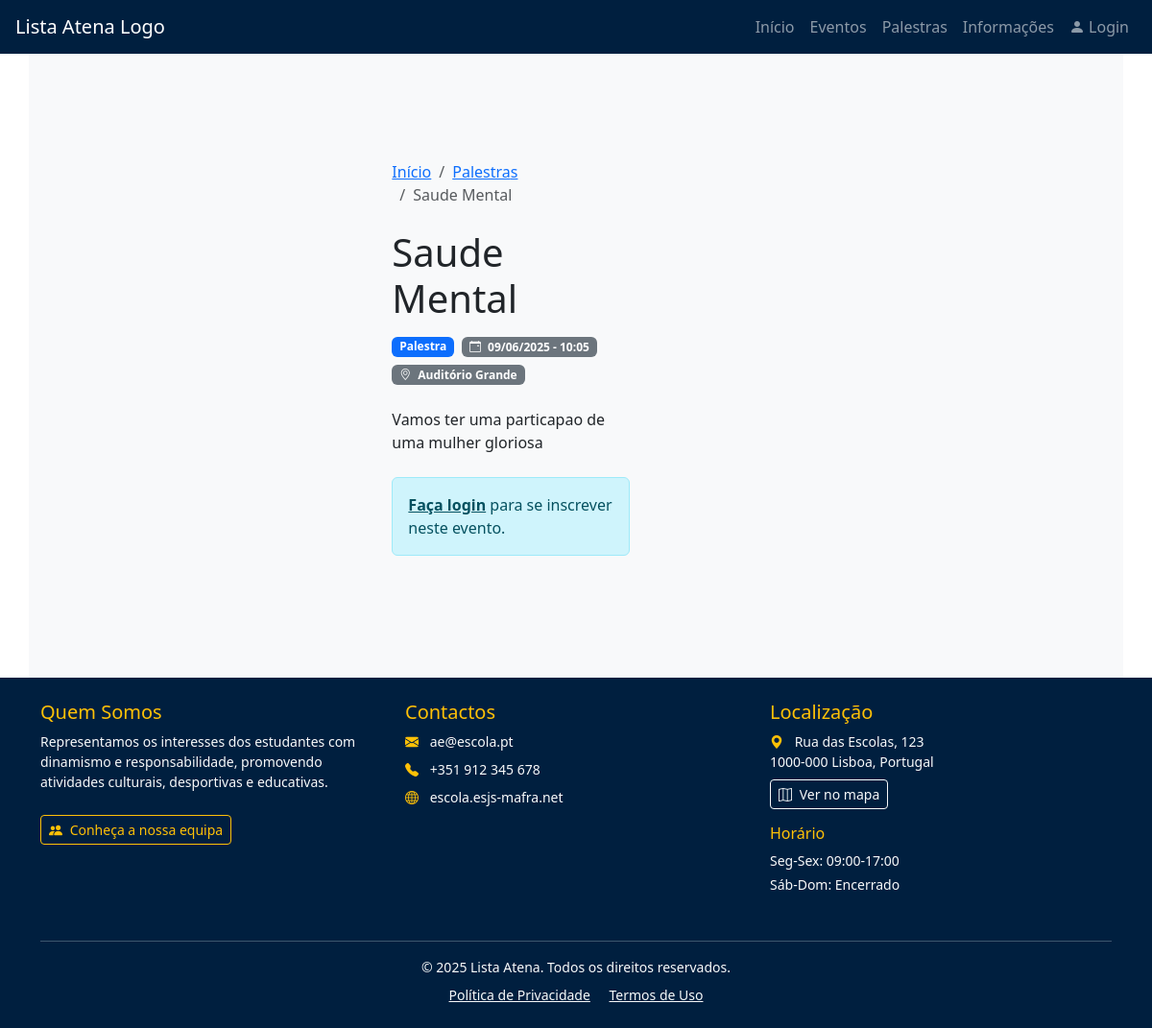
/detalhes_evento.php?id=2, run on the app's committed database.
### tables this page shows
CREATE TABLE `eventos` (
  `id` int(11) NOT NULL,
  `id_organizador` int(11) DEFAULT NULL,
  `titulo` varchar(255) NOT NULL,
  `data` date NOT NULL,
  `hora` time DEFAULT NULL,
  `descricao` text DEFAULT NULL,
  `local` varchar(255) DEFAULT NULL,
  `imagem` varchar(255) DEFAULT NULL,
  `tipo` enum('evento','palestra') DEFAULT 'evento',
  `criado_em` timestamp NOT NULL DEFAULT current_timestamp()
);

### detalhes_evento.php (the view, shortened to what this page needs)
<?php
require 'includes/db.php';
$id = (int)$_GET['id'];
$stmt = $conn->prepare("SELECT * FROM eventos WHERE id = ?");
$stmt->bind_param("i", $id);
$stmt->execute();
$evento = $stmt->get_result()->fetch_assoc();
$inscrito = false;
?>
<!DOCTYPE html>
<html lang="pt">
<head>
</head>
<body>
    <?php include 'includes/header.php'; ?>
    <main class="container py-4">
        <div class="row">
            <div class="col-lg-8">
                <nav aria-label="breadcrumb" class="mb-4">
                    <ol class="breadcrumb">
                        <li class="breadcrumb-item"><a href="index.php">Início</a></li>
                        <li class="breadcrumb-item"><a href="<?= $evento['tipo'] == 'palestra' ? 'palestras.php' : 'eventos.php' ?>">
                            <?= ucfirst($evento['tipo']) ?>s
                        </a></li>
                        <li class="breadcrumb-item active"><?= htmlspecialchars($evento['titulo']) ?></li>
                    </ol>
                </nav>
                <article>
                    <header class="mb-4">
                        <h1><?= htmlspecialchars($evento['titulo']) ?></h1>
                        <div class="d-flex flex-wrap gap-2 my-3">
                            <span class="badge bg-primary"><?= ucfirst($evento['tipo']) ?></span>
                            <span class="badge bg-secondary">
                                <i class="bi bi-calendar-event me-1"></i>
                                <?= date('d/m/Y', strtotime($evento['data'])) ?>
                                <?= $evento['hora'] ? ' - ' . date('H:i', strtotime($evento['hora'])) : '' ?>
                            </span>
                            <?php if ($evento['local']): ?>
                            <span class="badge bg-secondary">
                                <i class="bi bi-geo-alt me-1"></i>
                                <?= htmlspecialchars($evento['local']) ?>
                            </span>
                            <?php endif; ?>
                        </div>
                    </header>
                    <div class="mb-4">
                        <?= nl2br(htmlspecialchars($evento['descricao'])) ?>
                    </div>
                    <?php if (isset($_SESSION['loggedin']) && $_SESSION['loggedin'] === true): ?>
                        <form method="post" action="processar_inscricao.php">
                            <input type="hidden" name="id_evento" value="<?= $evento['id'] ?>">
                            <?php if ($inscrito): ?>
                                <button type="submit" name="cancelar" class="btn btn-outline-danger">
                                    Cancelar Inscrição
                                </button>
                                <small class="text-muted ms-2">Você está inscrito neste evento</small>
                            <?php else: ?>
                                <button type="submit" name="inscrever" class="btn btn-primary">
                                    Inscrever-se
                                </button>
                            <?php endif; ?>
                        </form>
                    <?php else: ?>
                        <div class="alert alert-info">
                            <a href="login/login.php" class="alert-link">Faça login</a> para se inscrever neste evento.
                        </div>
                    <?php endif; ?>
                </article>
            </div>
        </div>
    </main>
    <?php include 'includes/footer.php'; ?>
</body>
</html>

### static/styles.css (style rules this page uses)
main { display: flex; flex-direction: column; align-items: center; justify-content: center; min-height: calc(100vh - 150px); padding: 2rem; background-color: #f8f9fa; }

### data on the page
eventos: tipo "Palestra", titulo "Saude Mental", data "09/06/2025", hora "10:05", local "Auditório Grande", descricao "Vamos ter uma particapao de uma mulher gloriosa"
